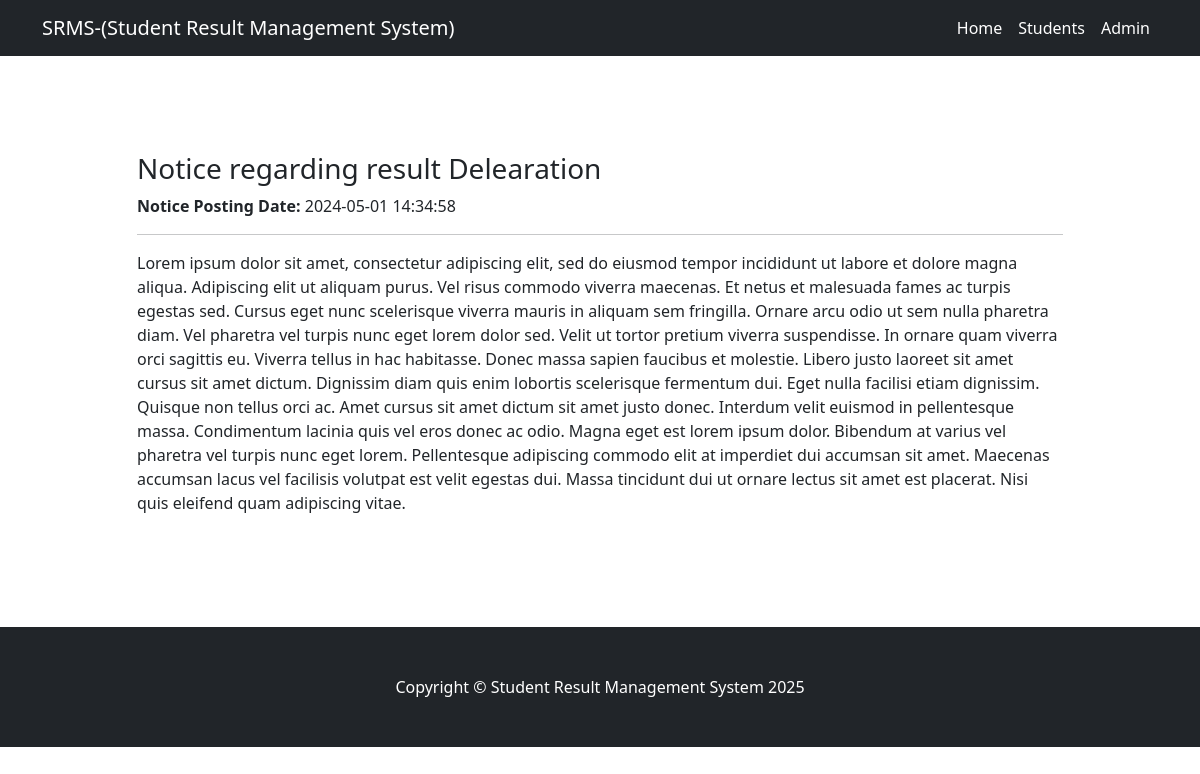
Page /notice-details.php?nid=2 on the committed database.
### tables this page shows
CREATE TABLE `tblnotice` (
  `id` int(11) NOT NULL,
  `noticeTitle` varchar(255) DEFAULT NULL,
  `noticeDetails` mediumtext DEFAULT NULL,
  `postingDate` timestamp NULL DEFAULT current_timestamp()
);

### notice-details.php (the view, shortened to what this page needs)
<?php
include('includes/config.php');
?>
<!DOCTYPE html>
<html lang="en">
    <head>
        <link href="css/styles.css" rel="stylesheet" />
    </head>
    <body>
        <nav class="navbar navbar-expand-lg navbar-dark bg-dark">
            <div class="container">
                <a class="navbar-brand" href="index.php">SRMS-(Student Result Management System)</a>
                <div class="collapse navbar-collapse" id="navbarSupportedContent">
                    <ul class="navbar-nav ms-auto mb-2 mb-lg-0">
                        <li class="nav-item"><a class="nav-link active" aria-current="page" href="#!">Home</a></li>
                        <li class="nav-item"><a class="nav-link active" href="find-result.php">Students</a></li>
                        <li class="nav-item"><a class="nav-link active" href="admin-login.php">Admin</a></li>
                    </ul>
                </div>
            </div>
        </nav>
        <section class="py-5">
            <div class="container my-5">
                <div class="row justify-content-center">
                    <div class="col-lg-10">
 <?php
$noticeid=$_GET['nid'];
$sql = "SELECT * from tblnotice where id='$noticeid'";
$query = $dbh->prepare($sql);
$query->execute();
$results=$query->fetchAll(PDO::FETCH_OBJ);
if($query->rowCount() > 0)
{
foreach($results as $result)
{   ?>
                        <h3><?php echo htmlentities($result->noticeTitle);?></h3>
                        <p><strong>Notice Posting Date:</strong>  <?php echo htmlentities($result->postingDate);?></p>
                                                <hr color="#000" />
<p><?php echo htmlentities($result->noticeDetails);?></p>
<?php }} ?>
                    </div>
                </div>
            </div>
        </section>
        <footer class="py-5 bg-dark">
            <div class="container"><p class="m-0 text-center text-white">Copyright &copy; Student Result Management System <?php echo date('Y');?></p></div>
        </footer>
    </body>
</html>

### rows in the picture
tblnotice: noticeTitle "Notice regarding result Delearation", postingDate "2024-05-01 14:34:58", noticeDetails "Lorem ipsum dolor sit amet, consectetur adipiscing elit, sed do eiusmod tempor incididunt ut labore et dolore magna aliqua. Adipiscing elit ut aliquam purus. Vel risus commodo viverra maecenas. Et netus et malesuada fames ac turpis egestas sed. Cursus eget nunc scelerisque viverra mauris in aliquam sem fringilla. Ornare arcu odio ut sem nulla pharetra diam. Vel pharetra vel turpis nunc eget lorem dolor sed. Velit ut tortor pretium viverra suspendisse. In ornare quam viverra orci sagittis eu. Viverra tellus in hac habitasse. Donec massa sapien faucibus et molestie. Libero justo laoreet sit amet cursus sit amet dictum. Dignissim diam quis enim lobortis scelerisque fermentum dui. Eget nulla…"
